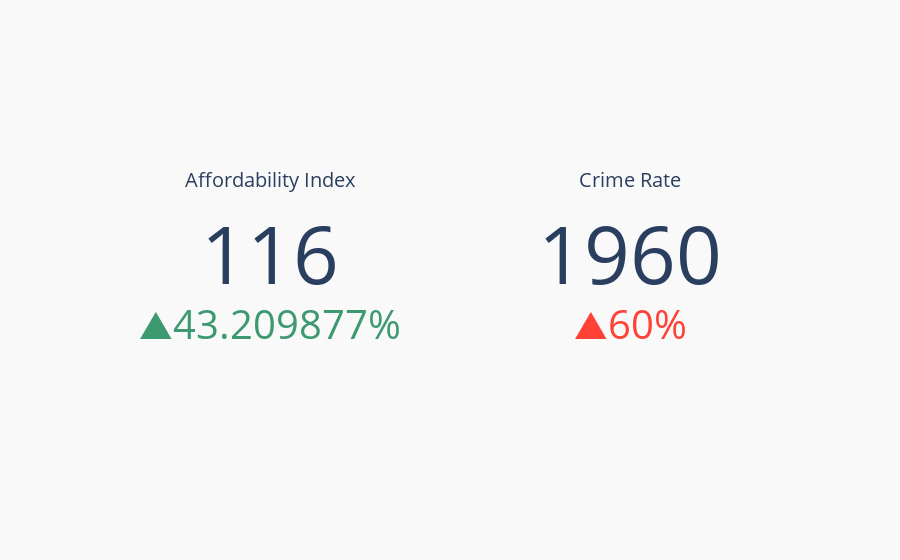

Write notebook code for a chart like this one.
### Markdown cell above
Superb! The sunburst figure shows the top 5 common jobs, languages and food of the Waterfront Communities-The Island clearly and effectively. As you hover over an item of the figure, it will display the infomation like its label and percentage. The color scale of the figure is depending on the percentage of each item, the darker the color, the higher the percentage. One more advantage of sunburst figure is you can click on the category that you are interested in and it will display only the category for you. For example, if you're interested in the jobs category, you can simply click on the 'Jobs', and the sunburst figure will transform and show you the information of jobs only. Once you're satisfied with it, you can click again the 'Jobs', and it will return to its original state. By comparing our choices with the sunburst figure, it proves that the recommender system has done a pretty good job. Waterfront Communities-The Island has almost all the elements that we want such as professional jobs, English and Mandarin languages, and pizza place. Now, let's visualize the crime rate and affordability index of Waterfront Communities-The Island.

### Code cell
# compute the average crime rate and affordability index for toronto city
avg_crime=int(crime_df['Crime Rate'].mean())
avg_affordability=int(affordability_df['HAI'].mean())

# visualize the crime rate and affordability index of the top 1 neighborhood
indicator=go.Figure()
indicator.add_trace(go.Indicator(mode='number+delta',
                                 value=crime_df.iloc[76,2],
                                 title={'text':'Crime Rate'},
                                 delta={'reference':avg_crime,'relative':True,'increasing_color':'#FF4136',
                                        'decreasing_color':'#3D9970'},
                                 domain={'x':[0.4,1],'y':[0,1]}))
indicator.add_trace(go.Indicator(mode='number+delta',
                                 value=affordability_df.iloc[76,2],
                                 title={'text':'Affordability Index'},
                                 delta={'reference':avg_affordability,'relative':True},
                                 domain={'x':[0,0.6],'y':[0,1]}))
indicator.update_layout(margin={'r':0,'t':0,'l':0,'b':0},**fig_layout_defaults)
indicator.show()

### Figure 1 — Plotly figure (JSON) as saved in the notebook; plotly's stock layout.template omitted (floating-point values rounded to 4 significant figures)
{"data": [{"delta": {"decreasing": {"color": "#3D9970"}, "increasing": {"color": "#FF4136"}, "reference": 1225, "relative": true}, "domain": {"x": [0.4, 1], "y": [0, 1]}, "mode": "number+delta", "title": {"text": "Crime Rate"}, "type": "indicator", "value": 1960}, {"delta": {"reference": 81, "relative": true}, "domain": {"x": [0, 0.6], "y": [0, 1]}, "mode": "number+delta", "title": {"text": "Affordability Index"}, "type": "indicator", "value": 116}], "layout": {"margin": {"b": 0, "l": 0, "r": 0, "t": 0}, "paper_bgcolor": "#F9F9F9", "plot_bgcolor": "#F9F9F9"}}
